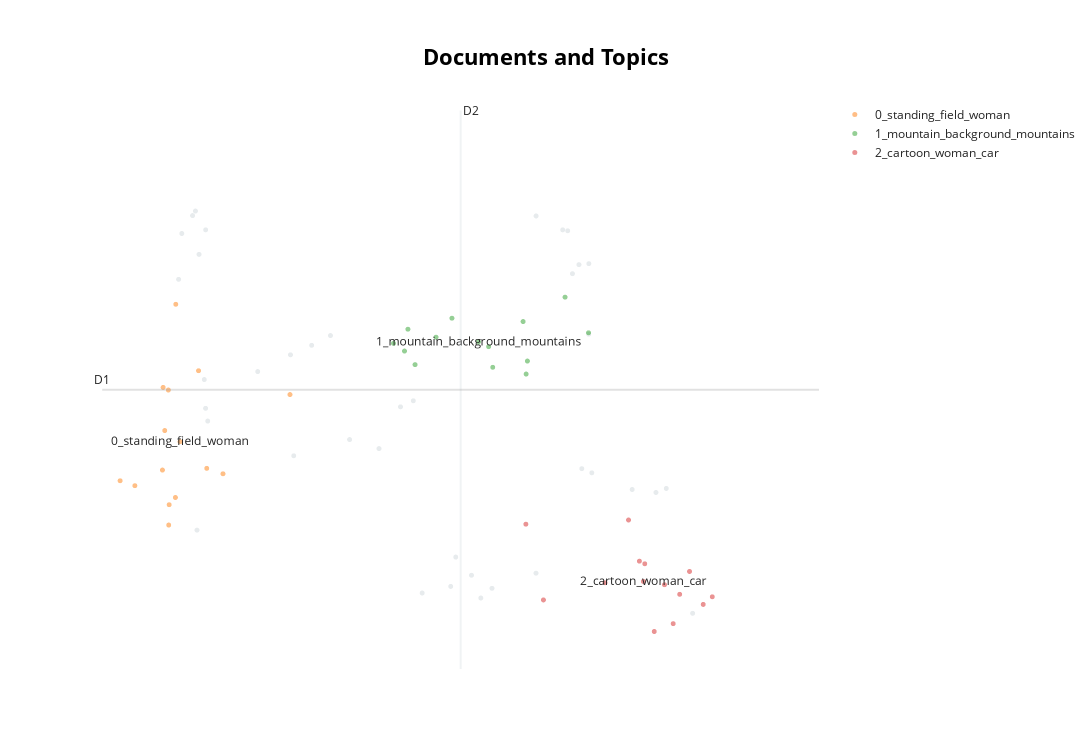

The notebook cell saved with this chart:
### Code cell
topic_model.visualize_documents(captions_story)

### Figure 1 — Plotly figure (JSON) as saved in the notebook; plotly's stock layout.template omitted (floating-point values rounded to 4 significant figures)
{"data": [{"hoverinfo": "text", "hovertext": ["painting of an elderly woman in a green dress and glasses", "an old woman sitting in a car with her hands on her lap", "there is a woman walking down a path with a backpack", "there is a picture of a pair of boots on a bench", "four different pictures of a person holding a cell phone in their hands", "there is a pair of shoes sitting on a bench in the grass", "there is a hand that is holding a star trek object", "cartoon illustration of an elderly couple standing on a balcony with mountains in the background", "cartoon of a woman eating a hot dog in a car", "illustration of a jungle scene with a giraffe and palm trees", "illustration of a woman sitting on a bench in front of a mountain", "there is a painting of a tree with many leaves on it", "there is a painting of a plant with many leaves and flowers", "smiling elderly woman in hat and sweater standing in a field", "cartoon of a man with a backpack and a map of the world", "painting of an elderly couple standing in a field of sunflowers", "smiling elderly woman with glasses and striped shirt sitting in front of a table", "there is a picture of a couple standing on a dirt road", "several pictures of different tools are shown in a collage", "there is a man standing in front of a tree with a red umbrella", "there is a man and woman walking on a path holding hands", "arafed image of a person walking in front of a map of the united states", "they are sitting on a bench together and looking at each other", "there is a picture of a man riding a skateboard on a track", "an old woman sitting on the ground reading a book", "a close up of four different images of a person holding a cell phone", "older woman reading a newspaper in front of a map of the united states", "a picture of a red boot with a black lace on it", "map of the united states with a cartoon astronaut on it", "there is a picture of a person holding a bird in their hand", "cartoon of a man sitting on a rope with a moon in the background", "there is a picture of a pair of brown boots with a brown sole", "an older woman in a car with a hat and glasses", "a close up of a pair of shoes with laces on them", "someone holding a small green and blue earth in their hands", "illustration of a colorful illustration of a tree with a ladder", "elderly woman with glasses and a blue hat looking at the camera", "illustration of a woman standing in front of a car in a mountainous area", null], "marker": {"color": "#CFD8DC", "opacity": 0.5, "size": 5}, "mode": "markers+text", "name": "other", "showlegend": false, "type": "scattergl", "x": [4.09, 3.668, 2.89, 1.383, 4.332, 1.515, 4.418, 1.565, 5.286, 2.519, 3.054, 2.213, 1.963, 1.499, 5.006, 1.555, 3.22, 1.581, 4.09, 4.492, 2.665, 4.44, 1.359, 4.516, 3.438, 4.294, 3.476, 1.465, 4.824, 4.368, 5.085, 1.487, 3.753, 1.565, 4.493, 2.375, 3.597, 2.238, 3.152], "y": [3.896, 3.581, 5.469, 8.187, 8.221, 7.923, 7.793, 5.978, 3.388, 6.897, 5.997, 6.654, 6.442, 4.439, 4.915, 6.341, 3.645, 5.817, 8.408, 6.914, 5.583, 5.216, 7.607, 5.163, 3.728, 8.233, 4.099, 8.413, 4.953, 7.679, 4.966, 8.47, 3.704, 8.233, 7.806, 6.774, 3.869, 5.379, 6.073]}, {"hoverinfo": "text", "hovertext": ["there are two people riding horses in a field with trees", "an illustration of a man and woman standing in a field of flowers", "a close up of a painting of a person standing in front of a wall", "painting of an elderly couple sitting on a bench in a field of flowers", "an old photo of a woman standing next to a dog", "there is a woman standing in a field with trees and a sky background", "smiling woman sitting in a field with a plant in her hand", "there is a woman standing in front of a painting of a lake", "there is a woman standing in a field with trees and flowers", "there are two people standing on a beach near a body of water", "there are two pictures of a woman standing next to a tree", "an old photo of two women sitting on a bench in the woods", "there is a woman that is standing by the water", "there is a woman standing on a dock by the water", null], "marker": {"opacity": 0.5, "size": 5}, "mode": "markers+text", "name": "0_standing_field_woman", "text": ["", "", "", "", "", "", "", "", "", "", "", "", "", "", "0_standing_field_woman"], "textfont": {"size": 12}, "type": "scattergl", "x": [1.24, 1.28, 2.21, 1.511, 1.698, 1.334, 1.283, 1.235, 1.286, 1.253, 1.574, 1.337, 1.024, 0.9115, 1.37], "y": [6.242, 6.209, 6.152, 6.453, 5.151, 4.851, 4.503, 5.198, 4.76, 5.697, 5.22, 7.292, 5.001, 5.063, 5.557]}, {"hoverinfo": "text", "hovertext": ["illustration of hands in prayer over a river with mountains in the background", "there is a picture of a person holding a book with a mountain in the background", "painting of a man standing in front of a mountain with a hat on", "illustration of a car driving through a desert with a mountain in the background", "there is a man standing in front of a large cloud", "arafed image of a man sitting on a rock with a mountain in the background", "there is a spider that is sitting on a mountain", "illustration of a car with a surfboard on the roof in front of a mountain", "illustration of a landscape with a river and mountains in the background", "someone holding a green globe with a mountain and lake in it", "arafed image of a mountain range with a variety of different mountains", "there is a digital painting of a mountain with a sun in the background", "a picture of a car driving down a road next to a mountain", null], "marker": {"opacity": 0.5, "size": 5}, "mode": "markers+text", "name": "1_mountain_background_mountains", "text": ["", "", "", "", "", "", "", "", "", "", "", "", "", "1_mountain_background_mountains"], "textfont": {"size": 12}, "type": "scattergl", "x": [3.447, 3.991, 4.024, 3.001, 4.491, 4.014, 3.759, 3.085, 3.111, 4.312, 3.326, 3.728, 3.165, 3.65], "y": [7.117, 7.074, 6.575, 6.799, 6.933, 6.411, 6.497, 6.702, 6.977, 7.383, 6.877, 6.757, 6.53, 6.818]}, {"hoverinfo": "text", "hovertext": ["cartoon of a woman in a purple dress sitting in a pink car", "cartoon of a woman driving a car at night with a star in the sky", "illustration of a man with glasses and a blue shirt", "cartoon of an old woman driving a car with a frisbee in her hand", "cartoon of a woman eating a sandwich in a car", "cartoon of a woman with a black hair and a green jacket", "there is a bird sitting on the back of a car", "cartoon of a woman with a backpack sitting on a toilet", "cartoon illustration of a woman in a dress and a bird in a garden", "cartoon illustration of a woman holding a blue and white object", "an old woman with a cane and a green coat", "cartoon of an old woman holding a hamburger and a sandwich", "cartoon illustration of an old woman in a green coat and glasses", null], "marker": {"opacity": 0.5, "size": 5}, "mode": "markers+text", "name": "2_cartoon_woman_car", "text": ["", "", "", "", "", "", "", "", "", "", "", "", "", "2_cartoon_woman_car"], "textfont": {"size": 12}, "type": "scattergl", "x": [5.437, 5.138, 4.797, 4.993, 5.367, 5.071, 4.012, 5.263, 4.921, 4.88, 4.146, 5.188, 4.617, 4.91], "y": [3.597, 3.258, 4.567, 3.159, 3.501, 3.749, 4.514, 3.917, 4.014, 4.047, 3.557, 3.628, 3.774, 3.791]}], "layout": {"annotations": [{"showarrow": false, "text": "D1", "x": 0.7748, "y": 6.213, "yshift": 10}, {"showarrow": false, "text": "D2", "x": 3.513, "xshift": 10, "y": 9.741}], "height": 750, "shapes": [{"line": {"color": "#CFD8DC", "width": 2}, "type": "line", "x0": 3.513, "x1": 3.513, "y0": 2.685, "y1": 9.741}, {"line": {"color": "#9E9E9E", "width": 2}, "type": "line", "x0": 0.7748, "x1": 6.252, "y0": 6.213, "y1": 6.213}], "title": {"font": {"color": "Black", "size": 22}, "text": "<b>Documents and Topics</b>", "x": 0.5, "xanchor": "center", "yanchor": "top"}, "width": 1200, "xaxis": {"autorange": true, "range": [0.6076, 6.259], "type": "linear", "visible": false}, "yaxis": {"autorange": true, "range": [2.672, 9.86], "type": "linear", "visible": false}}}
